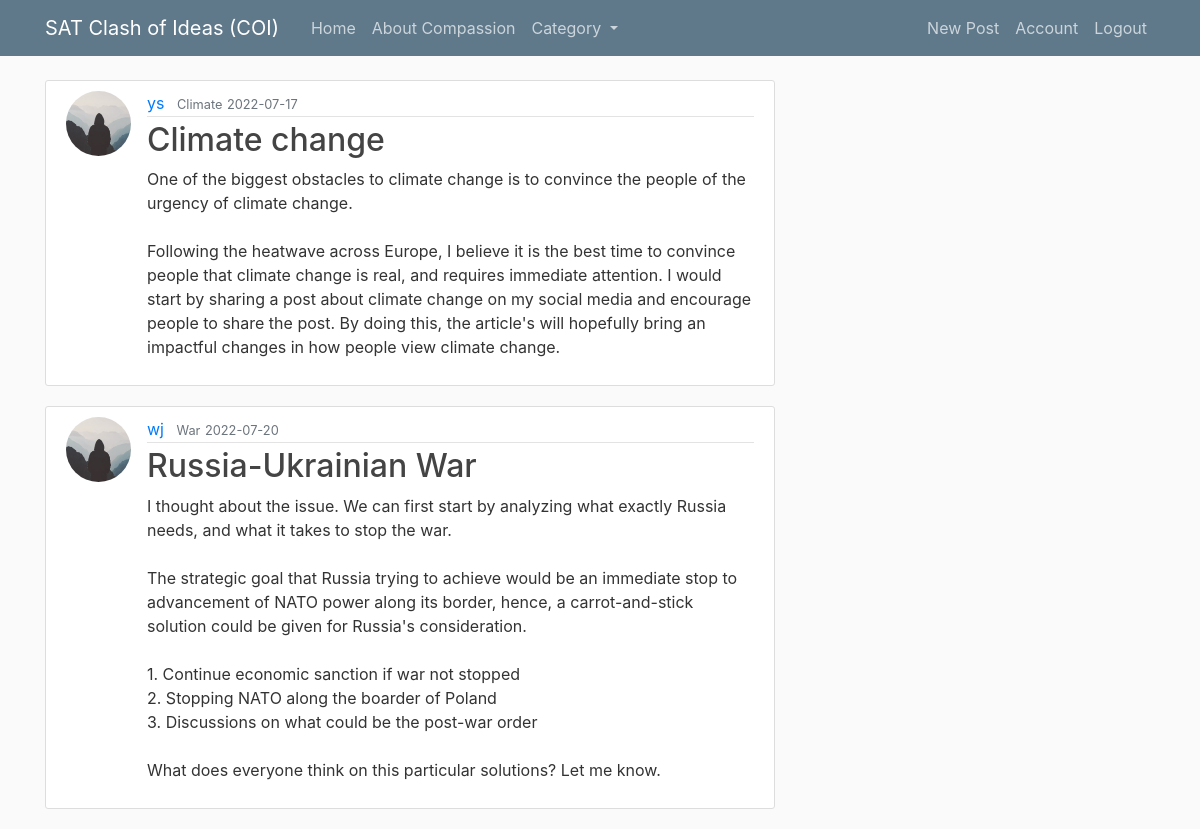
Screenshot of /home (signed in) with the database file from the repository.
### flaskblog/models.py (models this page shows, shortened)
class Post(db.Model):
    id = db.Column(db.Integer, primary_key=True)
    title = db.Column(db.String(100), nullable=False)
    date_posted = db.Column(db.DateTime, nullable=False, default=datetime.utcnow)
    category = db.Column(db.String(20), nullable=False)
    content = db.Column(db.Text, nullable=False)
    user_id = db.Column(db.Integer, db.ForeignKey('user.id'), nullable=False)

class User(db.Model, UserMixin):
    id = db.Column(db.Integer, primary_key=True)
    username = db.Column(db.String(20), unique=True, nullable=False)
    email = db.Column(db.String(120), unique=True, nullable=False)
    image_file = db.Column(db.String(20), nullable=False, default='default.jpg')
    password = db.Column(db.String(60), nullable=False)
    posts = db.relationship('Post', backref='author', lazy=True)

### flaskblog/routes.py (the view)
@app.route("/")
@app.route("/home")
def home():
    posts = Post.query.all()
    return render_template('home.html', posts=posts)

### flaskblog/models.py (called while the page is built)
@login_manager.user_loader
def load_user(user_id):
    return User.query.get(int(user_id))

### flaskblog/templates/home.html
{% extends "layout.html" %}
{% block content %}
{% for post in posts %}
<article class="media content-section">
  <img class="rounded-circle article-img"
    src="{{ url_for('static', filename='profile_pics/' + post.author.image_file) }}">
  <div class="media-body">
    <div class="article-metadata">
      <a class="mr-2" href="#">{{ post.author.username }}</a>
      <small class="text-muted" href="#">{{ post.category.replace("_", " ").title() }}</small>
      <small class="text-muted">{{ post.date_posted.strftime('%Y-%m-%d') }}</small>
    </div>
    <h2><a class="article-title" href="{{ url_for('post', post_id=post.id) }}">{{ post.title }}</a></h2>
    <p class="article-content">{{ post.content }}</p>
  </div>
</article>
{% endfor %}
{% endblock content %}

### flaskblog/static/main.css (style rules this page uses)
body { background: #fafafa; color: #333333; margin-top: 5rem; }
h1, h2, h3, h4, h5, h6 { color: #444444; }
.content-section { background: #ffffff; padding: 10px 20px; border: 1px solid #dddddd; border-radius: 3px; margin-bottom: 20px; }
.article-title { color: #444444; }
.article-content { white-space: pre-line; }
.article-img { height: 65px; width: 65px; margin-right: 16px; }
.article-metadata { padding-bottom: 1px; margin-bottom: 4px; border-bottom: 1px solid #e3e3e3 }

### rows the page displays
Post: image_file (placeholder picture), author.username "ys", category.replace "Climate", date_posted "2022-07-17", title "Climate change", content "One of the biggest obstacles to climate change is to convince the people of the urgency of climate change. Following the heatwave across Europe, I believe it is the best time to convince people that climate change is real, and requires immediate attention. I would start by sharing a post about climate change on my social media and encourage people to share the post. By doing this, the article's will hopefully bring an impactful changes in how people view climate change."
Post: image_file (placeholder picture), author.username "wj", category.replace "War", date_posted "2022-07-20", title "Russia-Ukrainian War", content "I thought about the issue. We can first start by analyzing what exactly Russia needs, and what it takes to stop the war. The strategic goal that Russia trying to achieve would be an immediate stop to advancement of NATO power along its border, hence, a carrot-and-stick solution could be given for Russia's consideration. 1. Continue economic sanction if war not stopped 2. Stopping NATO along the boarder of Poland 3. Discussions on what could be the post-war order What does everyone think on this particular solutions? Let me know."
